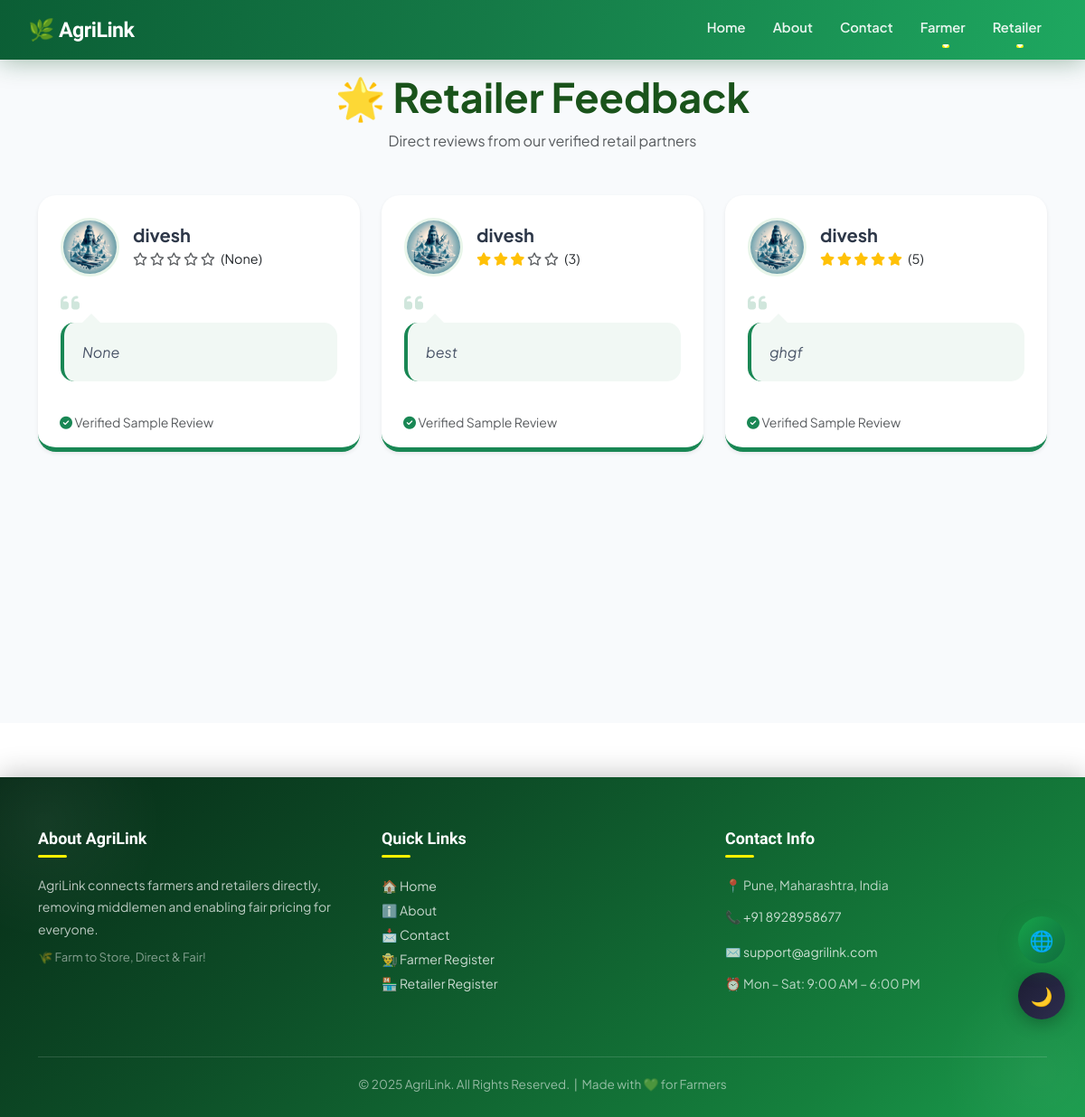
The page /retailer/reviews/ on the database its author committed.
### projectapp/models.py (models this page shows, shortened)
class SampleRequest(models.Model):
    STATUS_CHOICES = [
        ('pending', 'Pending'),
        ('approved', 'Approved'),
        ('rejected', 'Rejected'),
        ('picked', 'Picked'),
        ('delivered', 'Delivered'),
    ]
    product = models.ForeignKey('Product', on_delete=models.CASCADE)
    farmer = models.ForeignKey('Farmer', on_delete=models.CASCADE)
    retailer = models.ForeignKey('Retailer', on_delete=models.CASCADE)
    driver = models.ForeignKey('Driver', on_delete=models.SET_NULL, null=True, blank=True)
    quantity = models.FloatField(default=2, help_text="Sample quantity in kg")
    status = models.CharField(max_length=20, choices=STATUS_CHOICES, default='pending')
    rating = models.IntegerField(null=True, blank=True)
    review = models.TextField(null=True, blank=True)
    created_at = models.DateTimeField(auto_now_add=True)
    delivered_at = models.DateTimeField(null=True, blank=True)

class Retailer(models.Model):
    name = models.CharField(max_length=100)
    email = models.EmailField(unique=True)
    password = models.CharField(max_length=128)
    contact = models.CharField(max_length=15)
    address = models.TextField()
    city = models.CharField(max_length=50, blank=True, null=True)
    pincode = models.CharField(max_length=6, blank=True, null=True)
    gender = models.CharField(max_length=10)
    shop_number = models.CharField(max_length=50)   # ✔ New field
    gst_number = models.CharField(max_length=15)    # ✔ New field
    first_login = models.BooleanField(default=True)
    profile_image = models.ImageField(upload_to='profiles/', default='profiles/default.jpg')
    email_verified = models.BooleanField(default=False)
    email_otp = models.CharField(max_length=6, blank=True, null=True)

### projectapp/views.py (the view)
# urls.py: path('retailer/reviews/', views.all_sample_reviews, name='retailer_sample_reviews'),
def all_sample_reviews(request):
    reviews = SampleRequest.objects.select_related('retailer').all().order_by('-id')
    return render(request, "all_sample_reviews.html", {"reviews": reviews})

### projectapp/context_processors.py (called while the page is built)
def navbar_notifications(request):
    user_type = request.session.get('user_type')
    name = request.session.get('name')
    notes = []
    if user_type == "farmer" and name:
        notes = Notification.objects.filter(receiver_farmer__name=name, is_read=False).order_by('-timestamp')
    elif user_type == "retailer" and name:
        notes = Notification.objects.filter(receiver_retailer__name=name, is_read=False).order_by('-timestamp')
    elif user_type == "driver" and name:
        notes = Notification.objects.filter(receiver_driver__name=name, is_read=False).order_by('-timestamp')
    return {'navbar_notes': notes, 'user_type': user_type}

### projectapp/templates/all_sample_reviews.html (shortened to what this page needs)
{% extends 'master.html' %}
{% block body %}
<link rel="stylesheet" href="https://cdnjs.cloudflare.com/ajax/libs/font-awesome/6.4.0/css/all.min.css">
<div id="all-reviews">
  <div class="container">
    <div class="text-center mb-5">
      <h2 class="section-title fw-bold">🌟 Retailer Feedback</h2>
      <p class="text-muted">Direct reviews from our verified retail partners</p>
    </div>
    <div class="row g-4 justify-content-center">
      {% for r in reviews %}
      <div class="col-md-6 col-lg-4">
        <div class="card review-card shadow-sm h-100">
          <div class="card-top">
            <div class="profile-img-container">
              {% if r.retailer.profile_image %}
                <img src="{{ r.retailer.profile_image.url }}" alt="{{ r.retailer.name }}">
              {% else %}
                <img src="https://ui-avatars.com/api/?name={{ r.retailer.name }}&background=198754&color=fff" alt="Default">
              {% endif %}
            </div>
            <div class="retailer-info">
              <h5>{{ r.retailer.name }}</h5>
              <div class="star-rating">
                {% for i in "12345" %}
                  {% if forloop.counter <= r.rating %}
                    <i class="fas fa-star"></i>
                  {% else %}
                    <i class="far fa-star text-muted"></i>
                  {% endif %}
                {% endfor %}
                <span class="text-dark ms-1">({{ r.rating }})</span>
              </div>
            </div>
          </div>
          <div class="review-box">
            <div class="quote-icon"><i class="fas fa-quote-left"></i></div>
            <div class="review-content">
              {{ r.review }}
            </div>
          </div>
          <div class="card-footer bg-transparent border-0 px-4 pb-3">
             <small class="text-muted"><i class="fas fa-check-circle text-success"></i> Verified Sample Review</small>
          </div>
        </div>
      </div>
      {% empty %}
      <div class="no-reviews">
        <i class="fas fa-comment-dots fa-4x text-light mb-3"></i>
        <h4 class="text-muted">No reviews have been posted yet.</h4>
      </div>
      {% endfor %}
    </div>
  </div>
</div>
{% endblock %}

### projectapp/templates/master.html (style rules this page uses)
:root { --g50: #f0fdf4; --g100: #dcfce7; --g200: #bbf7d0; --g400: #4ade80; --g500: #22c55e; --g600: #16a34a; --g700: #15803d; --g800: #166534; --g900: #14532d; --bg: #ffffff; --bg2: #f0fdf4; --bg3: #ffffff; --txt: #0d1f14; --txt2: #3d6650; --txt3: #6b8070; --bdr: #d1fae5; --inp: #f8fffc; --sh1: 0 1px 4px rgba(10,40,20,.07); --sh2: 0 4px 18px rgba(10,40,20,.11); --sh3: 0 14px 44px rgba(10,40,20,.15); --stripe: #f0fdf4; }
*, *::before, *::after { box-sizing: border-box; }
html { scroll-behavior: smooth; }
body { font-family: 'Plus Jakarta Sans', sans-serif; background: var(--bg); color: var(--txt); transition: background .35s, color .35s; overflow-x: hidden; top: 0 !important; margin: 0; padding: 0; }

### projectapp/templates/all_sample_reviews.html (style rules this page uses)
#all-reviews { background: #f8fafc; padding: 80px 0; min-height: 100vh; }
.section-title { font-size: 2.8rem; color: #1a531b; margin-bottom: 10px; }
.review-card { background: white; border-radius: 20px; border: none; overflow: hidden; transition: all 0.3s ease; position: relative; border-bottom: 5px solid #198754; }
.card-top { padding: 25px 25px 10px; display: flex; align-items: center; gap: 15px; }
.profile-img-container { width: 65px; height: 65px; border-radius: 50%; overflow: hidden; border: 3px solid #e8f5e9; flex-shrink: 0; }
.profile-img-container img { width: 100%; height: 100%; object-fit: cover; }
.retailer-info h5 { margin: 0; font-weight: 700; color: #2d3748; }
.star-rating { color: #ffc107; font-size: 0.9rem; margin-top: 4px; }
.review-box { padding: 0 25px 25px; }
.review-content { background: #f1f8f4; padding: 20px; border-radius: 15px; position: relative; font-style: italic; color: #4a5568; line-height: 1.6; border-left: 4px solid #198754; }
.review-content::before { content: ''; position: absolute; top: -10px; left: 20px; border-left: 10px solid transparent; border-right: 10px solid transparent; border-bottom: 10px solid #f1f8f4; }
.quote-icon { color: #198754; opacity: 0.2; font-size: 1.5rem; margin-bottom: 5px; }

### rows shown on the page
SampleRequest: retailer.profile_image (picture), retailer.name "divesh", rating "None", review "None"
SampleRequest: retailer.profile_image (picture), retailer.name "divesh", rating "3", review "best"
SampleRequest: retailer.profile_image (picture), retailer.name "divesh", rating "5", review "ghgf"
